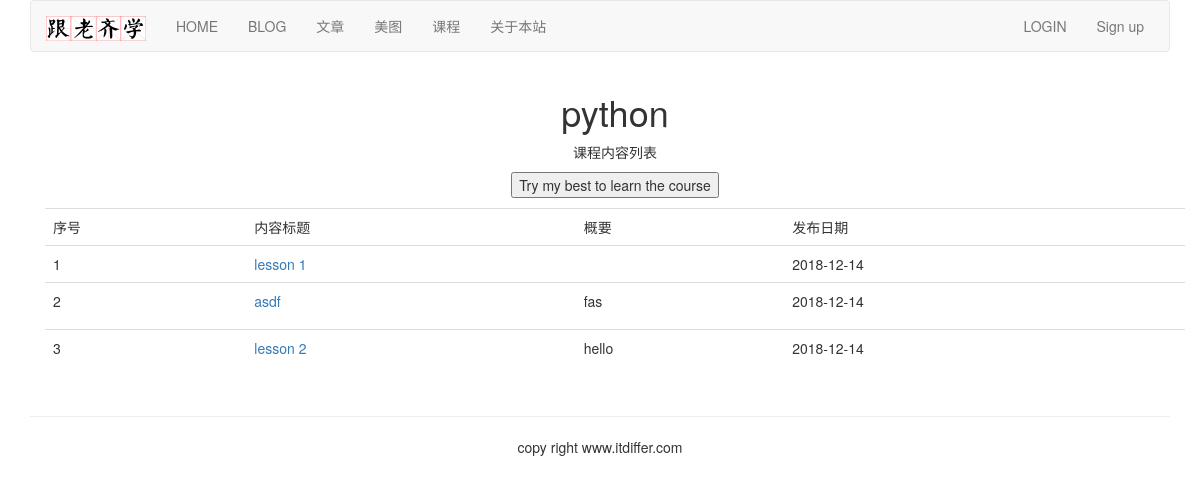
Page /course/lessons-list/3/ on the committed database.
### course/models.py (models this page shows, shortened)
class Course(models.Model):
    user = models.ForeignKey(User, on_delete=models.CASCADE,related_name='courses_user')
    title = models.CharField(max_length=200)
    slug = models.SlugField(max_length=200, unique=True)
    overview = models.TextField()
    created = models.DateTimeField(auto_now_add=True)
    student = models.ManyToManyField(User, related_name="courses_joined", blank=True)
    class Meta:
        ordering = ('-created',)

class Lesson(models.Model):
    user = models.ForeignKey(User, on_delete=models.CASCADE,related_name='lesson_user')
    course = models.ForeignKey(Course, on_delete=models.CASCADE,related_name='lesson')
    title = models.CharField(max_length=200)
    video = models.FileField(upload_to=user_directory_path)
    description = models.TextField(blank=True)
    attach = models.FileField(blank=True, upload_to=user_directory_path)
    created = models.DateTimeField(auto_now_add=True)
    order = OrderField(blank=True, for_fields=['course'])
    class Meta:
        ordering = ['order']

### course/views.py (the view, shortened to what this page needs)
# urls.py: path('lessons-list/<int:course_id>/', StudentListLessonView.as_view(), name="lessons_list"),
class StudentListLessonView(ListLessonsView):
    template_name = "course/slist_lessons.html"

### course/views.py (called while the page is built)
    def get(self, request, course_id):
        course = get_object_or_404(Course, id=course_id)
        return self.render_to_response({'course':course})

### templates/course/slist_lessons.html (shortened to what this page needs)
{% extends "base.html" %}
{% load staticfiles %}
{% block content %}
<div class="container">
    <div class='text-center'>
        <h1>{{ course.title }}</h1>
        <p>课程内容列表</p>
        <form action="." method="post" class="form-horizontal">{% csrf_token %}
            <input type="button" onclick="start_learn({{course.id}})" value="Try my best to learn the course">
        </form>
    </div>
    <table class="table table-hover" style="margin-top:10px">
        <tr>
            <td>序号</td>
            <td>内容标题</td>
            <td>概要</td>
            <td>发布日期</td>
        </tr>
        {% for lesson in course.lesson.all %}
        <tr id={{ forloop.counter }}>
            <td>{{ forloop.counter }}</td>
            <td><a href="{% url 'course:detail_lesson' lesson.id %}">{{ lesson.title }}</a></td>
            <td>{{ lesson.description | slice:'70'|linebreaks }}</td>
            <td>{{ lesson.created|date:"Y-m-d" }}</td>
        </tr>
        {% empty %}
        <p>还没有发布具体内容，请等待。</p>
        {% endfor %}
    </table>
</div>
{% endblock %}

### rows in the picture
Course: title "python"
Lesson: title "lesson 1", created "2018-12-14"
Lesson: title "asdf", description "fas", created "2018-12-14"
Lesson: title "lesson 2", description "hello", created "2018-12-14"
